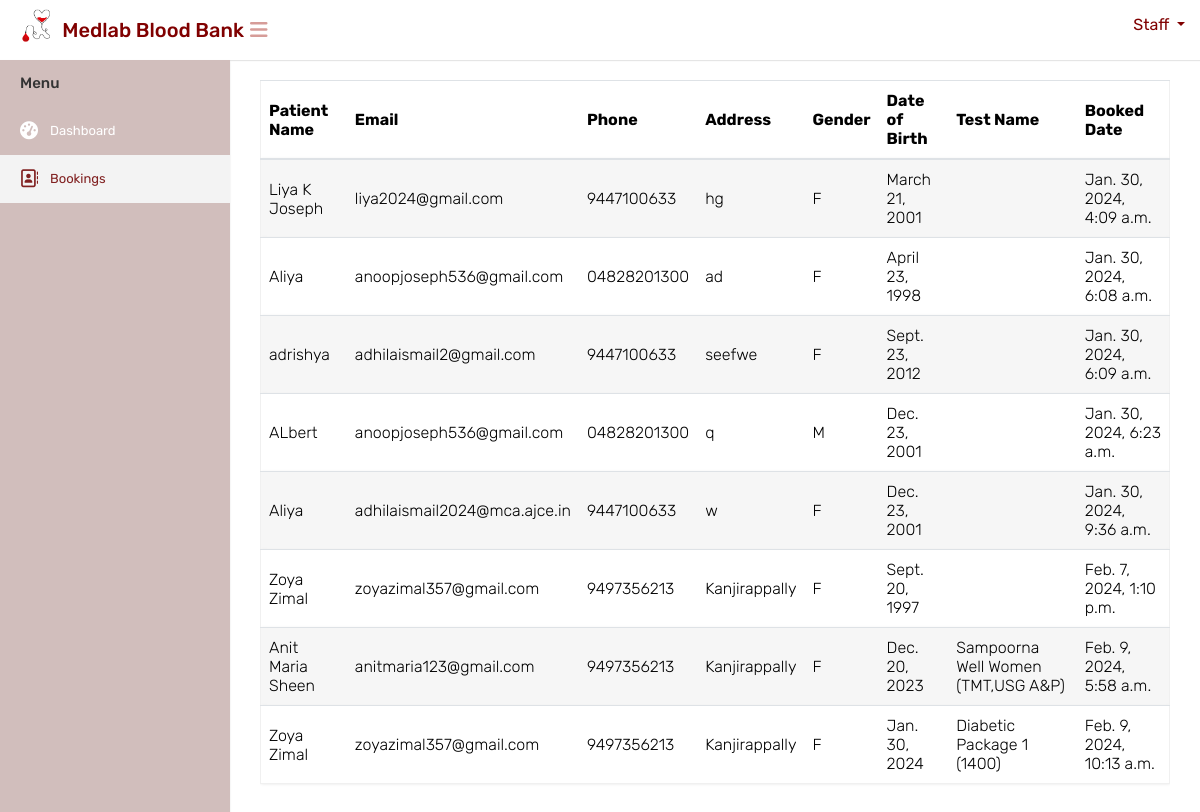
The page /labtestbookings on the database as committed earlier.
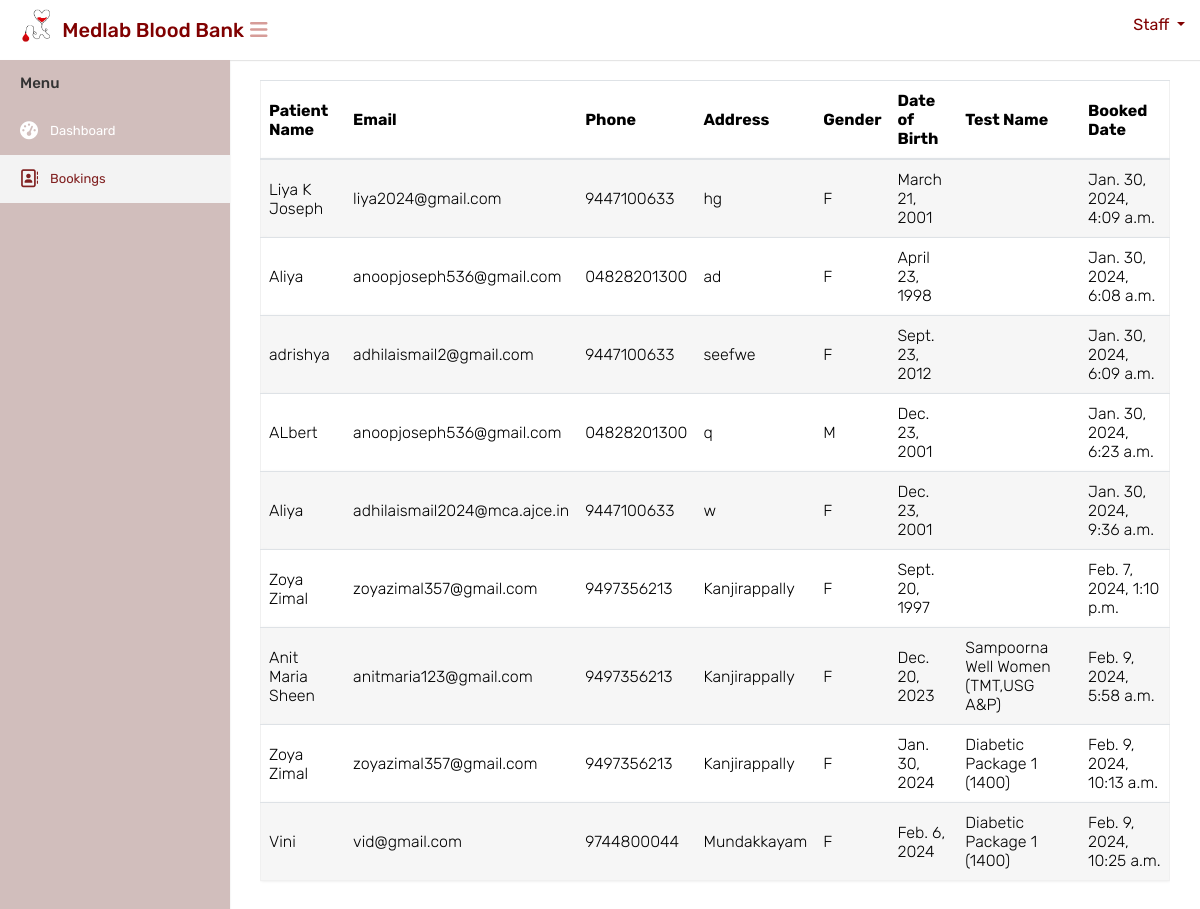
The same page on the database as committed later.
### website/models.py (models this page shows, shortened)
class Booking(models.Model):
    patient = models.ForeignKey(Patient, on_delete=models.CASCADE)
    booked_date = models.DateTimeField(auto_now_add=True)

class Patient(models.Model):
    user = models.ForeignKey(CustomUser, on_delete=models.CASCADE, default=1, related_name='patient_user')
    full_name = models.CharField(max_length=255)
    email = models.EmailField()
    phone = models.CharField(max_length=15)
    address = models.TextField()
    gender = models.CharField(max_length=1, choices=[('M', 'Male'), ('F', 'Female'), ('O', 'Other')])
    date_of_birth = models.DateField()
    selected_test = models.ForeignKey(LaboratoryTest, on_delete=models.SET_NULL, null=True, blank=True)

class LaboratoryTest(models.Model):
    test_name = models.CharField(max_length=255)
    test_price = models.DecimalField(max_digits=10, decimal_places=2)
    package_details = models.JSONField()

### website/views.py (the view)
# urls.py: path('labtestbookings',views.labtestbookings, name='labtestbookings'),
def labtestbookings(request):
    appointments = Booking.objects.all()
    test_name= Patient.objects
    context = {'appointments': appointments}
    return render(request, 'labstaff/viewbookings.html', context)

### templates/labstaff/viewbookings.html (shortened to what this page needs)
{% load static %}
<html lang="en">
<head>
    <link rel="stylesheet" type="text/css" href="{% static 'mainuser/css/bootstrap.min.css' %}">
    <link rel="stylesheet" type="text/css" href="{% static 'mainuser/css/font-awesome.min.css' %}">
    <link rel="stylesheet" type="text/css" href="{% static 'mainuser/css/select2.min.css' %}">
    <link rel="stylesheet" type="text/css" href="{% static 'mainuser/css/style.css' %}">
</head>
<body>
    <div class="main-wrapper">
        <div class="header" style="background-color:white;height:60px;">
			<div class="header-left">
				<a href="{% url 'adminindex' %}" class="logo" style="color: black;">
					<img src="{% static 'mainuser/img/logocopy.png' %}" width="75" height="40" alt="" style="margin-left:15px"> <span style="color: maroon;font-size: 20px;margin-top:10px; margin-left:-10px;white-space: nowrap;">Medlab Blood Bank</span>
				</a>
			</div>
			<a id="toggle_btn" href="javascript:void(0);" style="color:#d69c98;margin-top:20px;margin-left:10px;"><i class="fa fa-bars"></i></a>
            <ul class="nav user-menu float-right">
                <li class="nav-item dropdown has-arrow">
                    <a href="#" class="dropdown-toggle nav-link user-link" data-toggle="dropdown"style="color:maroon">
						<span style="color:maroon;">Staff</span>
                    </a>
                </li>
            </ul>
        </div>
        <div class="sidebar" id="sidebar">
            <div class="sidebar-inner slimscroll">
                <div id="sidebar-menu" class="sidebar-menu">
                    <ul>
                        <li class="menu-title">Menu</li>
                        <li>
                            <a href="{% url 'labstaffindex' %}"><i class="fa fa-dashboard"></i> <span>Dashboard</span></a>
                        </li>
						<li  class="active">
                            <a href="{% url 'labtestbookings' %}"><i class="fa fa-address-book-o"></i> <span>Bookings</span></a>
                        </li>
                    </ul>
                </div>
            </div>
        </div>
        <div class="page-wrapper">
            <div class="content">
                <div class="row">
                    <div class="col-md-12">
                        <div class="table-responsive">
                            <table class="table table-striped custom-table">
                                <thead>
                                    <tr>
                                        <th>Patient Name</th>
                                        <th>Email</th>
                                        <th>Phone</th>
                                        <th>Address</th>
                                        <th>Gender</th>
                                        <th>Date of Birth</th>
                                        <th>Test Name</th>
                                        <th>Booked Date</th>
                                    </tr>
                                </thead>
                                <tbody>
                                    {% for appointment in appointments %}
                                        <tr>
                                            <td>{{ appointment.patient.full_name }}</td>
                                            <td>{{ appointment.patient.email }}</td>
                                            <td>{{ appointment.patient.phone }}</td>
                                            <td>{{ appointment.patient.address }}</td>
                                            <td>{{ appointment.patient.gender }}</td>
                                            <td>{{ appointment.patient.date_of_birth }}</td>
                                            <td>{{ appointment.patient.selected_test.test_name }}</td>
                                            <td>{{ appointment.booked_date }}</td>
                                        </tr>
                                    {% endfor %}
                                </tbody>
                            </table>
                        </div>
                    </div>
                </div>
            </div>
		</div>
    </div>
</body>
</html>

Rows that differ between the two databases and show on the page:
added Booking: patient.full_name "Vini", patient.email "vid@gmail.com", patient.phone "9744800044", patient.address "Mundakkayam", patient.gender "F", patient.date_of_birth "Feb. 6, 2024", patient.selected_test.test_name "Diabetic Package 1 (1400)", booked_date "Feb. 9, 2024, 10:25 a.m."
